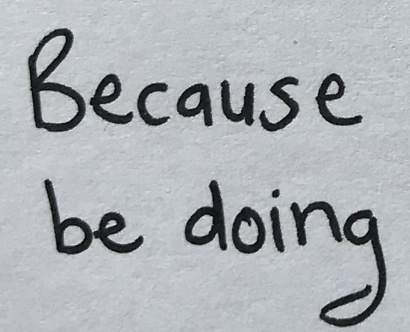
#> input picture 1.jpeg, 410 x 332 px
$ python -i model.py   (imports and definitions only)
#> lines starting #> are read from the running program, lines starting #| are printed output that depends on the picture; after the words box and inside, x2 and y2 are one past the last pixel; in counts of white or black regions, pixels touching at a corner belong together
import cv2
import numpy as np
import os
from numpy import sqrt, power, sum, dot, array, average

def preprocess_image(path, img_shape=1024):
#> called with path = '1.jpeg', img_shape = 1024
  image_name = path.split('/')[-1]
  image = cv2.imread(path, cv2.IMREAD_GRAYSCALE)
#> image: shape (332, 410); min 0, max 239, mean 176.4
  image = cv2.threshold(image, 100, 255, 0)
  image = image[1]
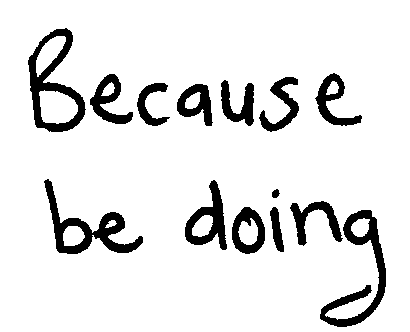
#> image: shape (332, 410); 89.7% white; 14 black regions, largest, box (x1, y1, x2, y2) and area: (320, 210, 386, 327) 2029, (28, 28, 86, 132) 2028, (44, 179, 143, 254) 1947
  image = cv2.resize(image, (img_shape, img_shape))
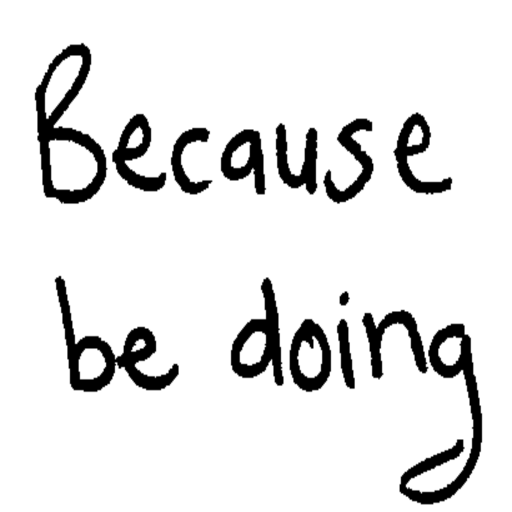
#> image: shape (1024, 1024) (shown at 1/2 size); min 0, max 255, mean 228.8
  return image_name, image

# [49 lines left out: functions split_into_lines, image_to_text, not called in this run]

>>> result = preprocess_image('1.jpeg')

$ run again, on download.jpeg
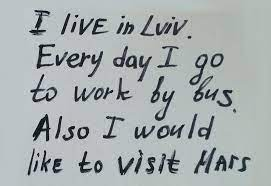
#> input picture download.jpeg, 271 x 186 px
#> in preprocess_image, `image = image[1]`:
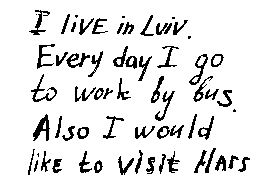
#> image: shape (186, 271); 89.9% white; black in thin lines or dots, all inside (x1, y1, x2, y2) = (28, 10, 250, 175)
#> in preprocess_image, `image = cv2.resize(image, (img_shape, img_shape))`:
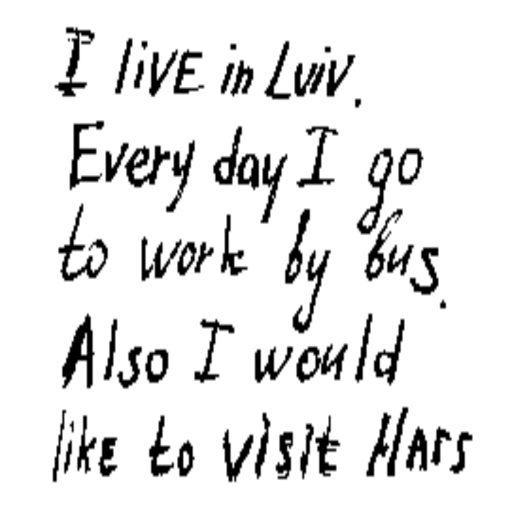
#> image: shape (1024, 1024) (shown at 1/2 size); min 0, max 255, mean 229.2
